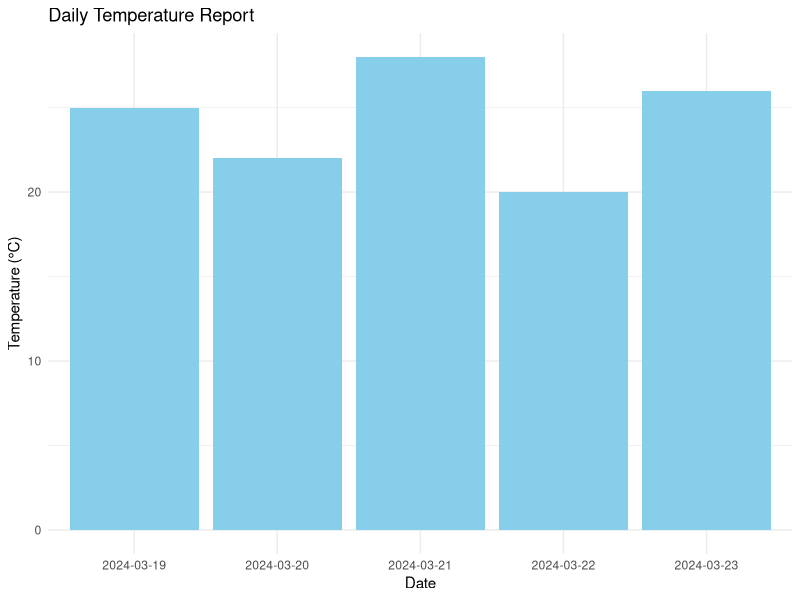
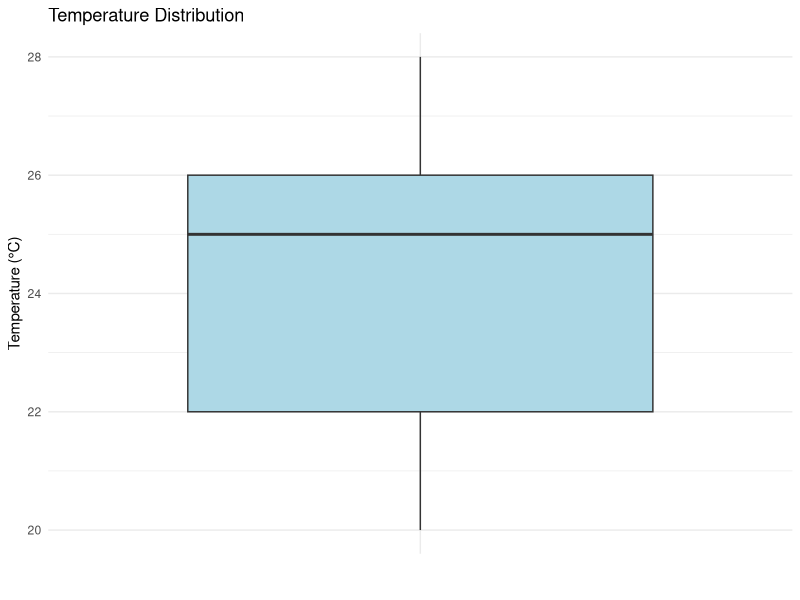
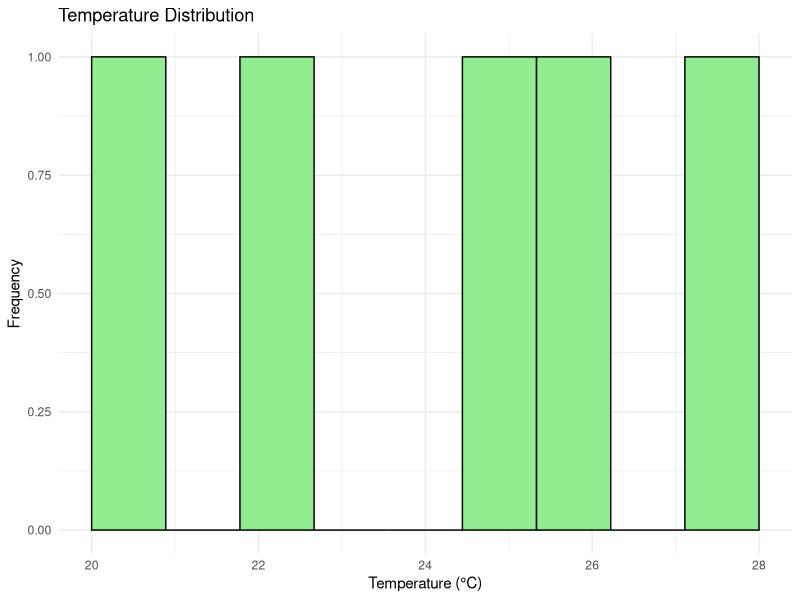

These figures' R source, in order:
# Load the necessary library for plotting
library(ggplot2)

# Import the CSV file
weather_data <- read.csv("weather.csv")

# Plotting a bar chart for Temperature_C
ggplot(weather_data, aes(x = Date, y = Temperature_C)) +
  geom_bar(stat = "identity", fill = "skyblue") +
  labs(title = "Daily Temperature Report",
       x = "Date",
       y = "Temperature (°C)") +
  theme_minimal()


# Box plot for Temperature_C
ggplot(weather_data, aes(x = "", y = Temperature_C)) +
  geom_boxplot(fill = "lightblue") +
  labs(title = "Temperature Distribution",
       x = "",
       y = "Temperature (°C)") +
  theme_minimal()


# Histogram for Temperature_C
ggplot(weather_data, aes(x = Temperature_C)) +
  geom_histogram(fill = "lightgreen", color = "black", bins = 10) +
  labs(title = "Temperature Distribution",
       x = "Temperature (°C)",
       y = "Frequency") +
  theme_minimal()


